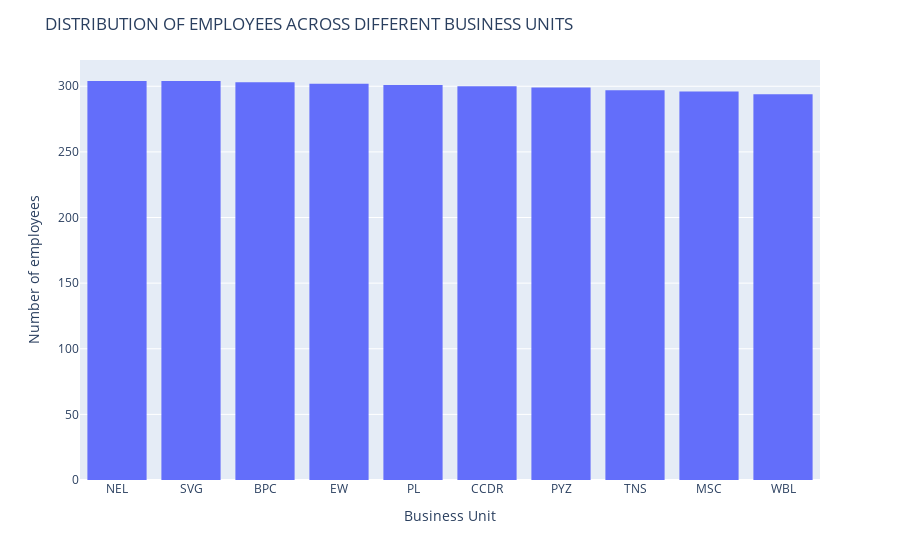

Notebook code for this chart:
### Code cell
#Import the visualization library
import plotly.express as px

#Calculate the count of each unique value in the 'BusinessUnit' column.
units_counts = data['BusinessUnit'].value_counts()

#Create a histogam using plotly.
#'x' parametre specifies the x-value(unique business units)
#'y' parametre specifies the y-value(count of employees)
fig = px.histogram(units_counts, x=units_counts.index, y=units_counts.values)

#Update the layout. That is axis titles and the plot title.
fig.update_layout(xaxis_title = 'Business Unit', yaxis_title='Number of employees', title = 'DISTRIBUTION OF EMPLOYEES ACROSS DIFFERENT BUSINESS UNITS')

#Display the histogram
fig.show()

fig.write_image("Distribution of employees across different business units.png")

### Figure 1 — Plotly figure (JSON) as saved in the notebook; plotly's stock layout.template omitted (floating-point values rounded to 4 significant figures)
{"data": [{"alignmentgroup": "True", "bingroup": "x", "histfunc": "sum", "hovertemplate": "index=%{x}<br>sum of y=%{y}<extra></extra>", "legendgroup": "", "marker": {"color": "#636efa", "pattern": {"shape": ""}}, "name": "", "offsetgroup": "", "orientation": "v", "showlegend": false, "type": "histogram", "x": ["NEL", "SVG", "BPC", "EW", "PL", "CCDR", "PYZ", "TNS", "MSC", "WBL"], "xaxis": "x", "y": [304, 304, 303, 302, 301, 300, 299, 297, 296, 294], "yaxis": "y"}], "layout": {"barmode": "relative", "legend": {"tracegroupgap": 0}, "margin": {"t": 60}, "title": {"text": "DISTRIBUTION OF EMPLOYEES ACROSS DIFFERENT BUSINESS UNITS"}, "xaxis": {"anchor": "y", "domain": [0, 1], "title": {"text": "Business Unit"}}, "yaxis": {"anchor": "x", "domain": [0, 1], "title": {"text": "Number of employees"}}}}
